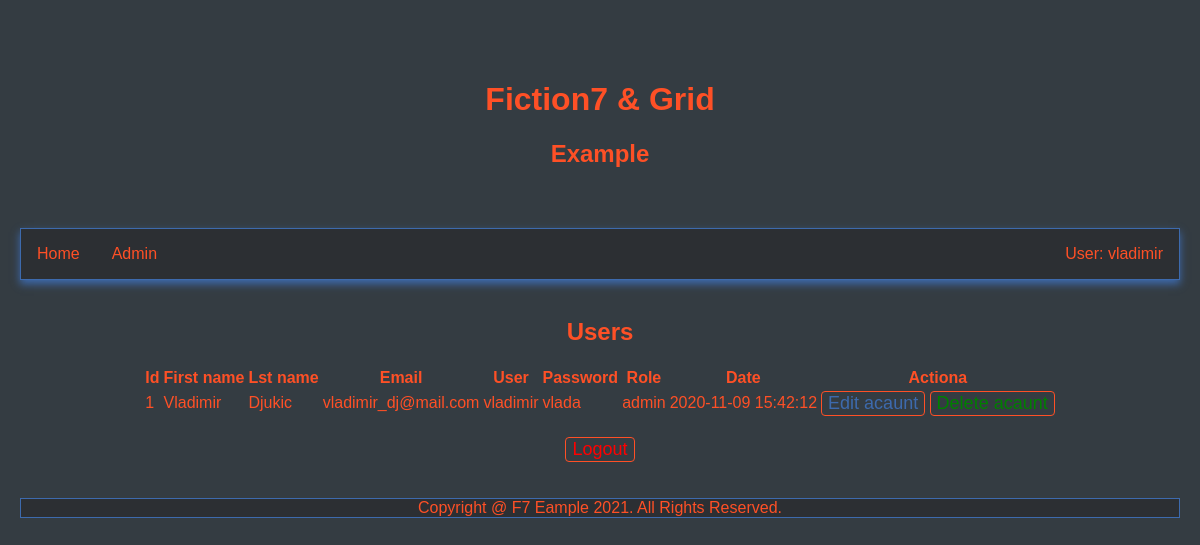
The page /user.php (signed in) on the database its author committed.
### tables this page shows
CREATE TABLE `user` (
  `user_id` int(20) NOT NULL,
  `first_name` varchar(200) NOT NULL,
  `last_name` varchar(200) NOT NULL,
  `email` varchar(200) NOT NULL,
  `user` varchar(200) NOT NULL,
  `password` varchar(200) NOT NULL,
  `role` varchar(200) NOT NULL,
  `date` timestamp NOT NULL DEFAULT CURRENT_TIMESTAMP ON UPDATE CURRENT_TIMESTAMP
);

### user.php (the view, shortened to what this page needs)
<?php
include 'conection.php';
if (isset($_SESSION['user']) && $_SESSION['role'] == 'admin'){
?>
<!DOCTYPE html>
<html lang="en" >
<head>
<link rel="stylesheet" href="css/se.css">
<link rel="stylesheet" href="https://cdnjs.cloudflare.com/ajax/libs/font-awesome/4.6.3/css/font-awesome.min.css">
<link href="https://maxcdn.bootstrapcdn.com/font-awesome/4.7.0/css/font-awesome.min.css" rel="stylesheet">
</head>
<body>
<div class="zaglavlje">
<h1>Fiction7 & Grid</h1>
<h2>Example</h2>
</div>
<nav class="gornji_meni">
<div class="left">
<a href="index.php"  class="link">Home</a>
<a href="admin/index.php"  class="link">Admin</a>
</div>
<div class="right">
<a href="user.php?user=<?php echo $_SESSION['user'];?>"  class="link">User: <?php echo $_SESSION['user']; ?></a>
</div>
</nav>
<br>
<div align="center">
<h2>Users</h2>
<div class="container3">
<table class="responsive-table">
<thead>
<tr>
<th scope="col">Id</th>
<th scope="col">First name</th>
<th scope="col">Lst name</th>
<th scope="col">Email</a></th>
<th scope="col">User</a></th>
<th scope="col">Password</a></th>
<th scope="col">Role</a></th>
<th scope="col">Date</a></th>
<th scope="col">Actiona</th>
</tr>
</thead>
<tbody>
<?php
$sql = "SELECT * FROM user where user = '$_SESSION[user]'";
$result = mysqli_query($conection, $sql);
while($row = mysqli_fetch_array($result)){
$user_id= $row['user_id'];
$first_name= $row['first_name'];
$last_name= $row['last_name'];
$email= $row['email'];
$user= $row['user'];
$password= $row['password'];
$role= $row['role'];
$date= $row['date'];
?>
<tr>
<td data-title="id"><?php echo $user_id; ?></td>
<td data-title="first_name"><?php echo $first_name; ?></td>
<td data-title="last_name"><?php echo $last_name; ?></td>
<td data-title="email"><?php echo $email; ?></td>
<td data-title="user"><?php echo $user; ?></td>
<td data-title="password"><?php echo $password; ?></td>
<td data-title="role"><?php echo $role; ?></td>
<td data-title="date"><?php echo $date; ?></td>
<td>
<a href="e_u.php?user_id=<?php echo $user_id; ?>"><button class="btn-2">Edit acaunt</button></a>
<a href="d_u.php?user_id=<?php echo $user_id; ?>" onClick="return confirm('Delete ?')\"><button class="btn-5">Delete acaunt</button></a></td>
</tr>
<?php
}
?>
</tbody>
</table>
</div>
<br>
<div align="center">
<a href="logout.php" class="link" title="Logout"><button class="btn-6">Logout</button></a>
</div>
<br>
</div>
<br>
<div class="footer">
Copyright @ F7 Eample
<?php echo date("Y");?>. All Rights Reserved.
</div>
<?php
} else {
echo '<meta http-equiv="refresh" content="0;URL=index.php" />';
} ?>
</body>
</html>

### css/se.css (style rules this page uses)
*, *:before, *:after { -moz-box-sizing: border-box; -webkit-box-sizing: border-box; box-sizing: border-box; }
body { background-color: #343c42; color: #fe5026; min-height: 100vh; padding: 20px; font-family: Arial; margin:0; margin-right: auto; margin-left: auto; max-width: 1400px; box-sizing: border-box; }
.zaglavlje { padding: 40px; text-align: center; background-color: #343c42; color: #fe5026; }
.footer { text-align: center; overflow: hidden; bottom: 0; width: 100%; text-align: center; background-color: #2c2f33; color: #fe5026; border: 1px solid #3D6AAD; }
.gornji_meni { border: 1px solid #3D6AAD; box-shadow: 0 4px 8px 0 #3D6AAD; background-color: #2c2f33; color: #fe5026; width: 100%; overflow: hidden; overflow-x: hidden; }
.gornji_meni .link { display: block; width: 100%; text-align: center; padding: 1em; text-decoration: none; background-color: #2c2f33; color: #fe5026; }
@media (min-width: 48em) { .gornji_meni { display: flex; } }
@media (min-width: 48em) { .gornji_meni .left, .gornji_meni .right { display: flex; flex: 1; } }
@media (min-width: 48em) { .gornji_meni .link { width: auto; } }
@media (min-width: 48em) { .gornji_meni .right { justify-content: flex-end; } }
.gornji_meni div { display: none; }
@media (min-width: 48em) { .gornji_meni div { display: flex; } }
.btn-2 { font-size: 18px; flex-grow: 0; background-color: #343c42; color: #3D6AAD; border: 1px solid #fe5026; border-radius: 4px; }
.btn-5 { font-size: 18px; flex-grow: 0; background-color: #343c42; color: green; border: 1px solid #fe5026; border-radius: 4px; }
.btn-6 { font-size: 18px; flex-grow: 0; background-color: #343c42; color: red; border: 1px solid #fe5026; border-radius: 4px; }

### rows shown on the page
user: user_id "1", first_name "Vladimir", last_name "Djukic", email "vladimir_dj@mail.com", user "vladimir", password "vlada", role "admin", date "2020-11-09 15:42:12"

### other values the page prints
$_SESSION['user'] "vladimir"
